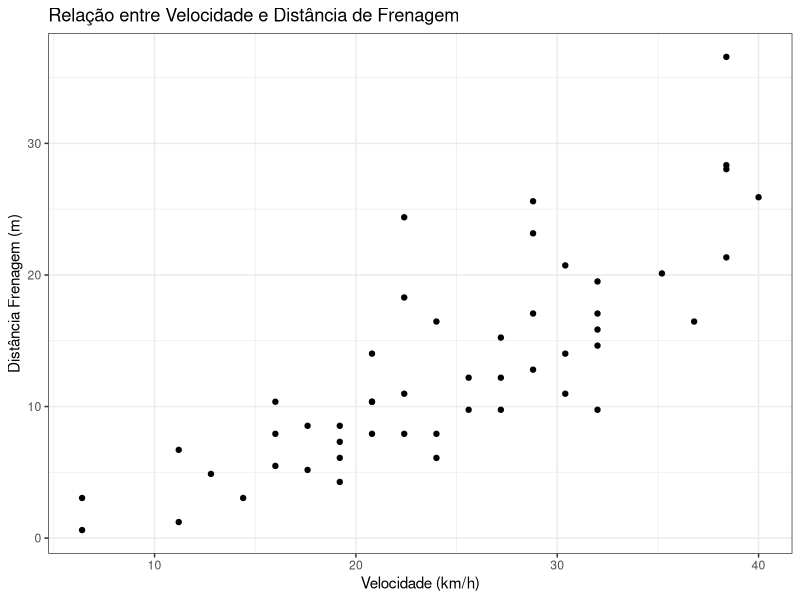
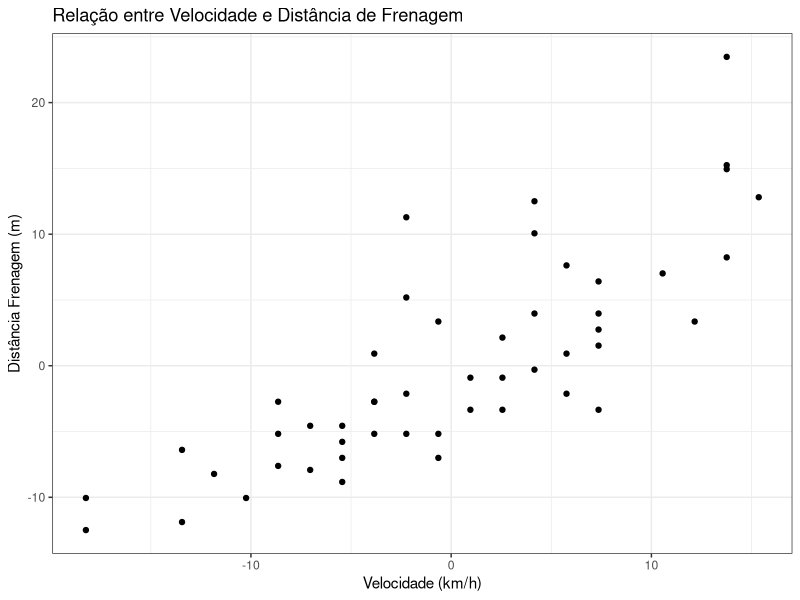
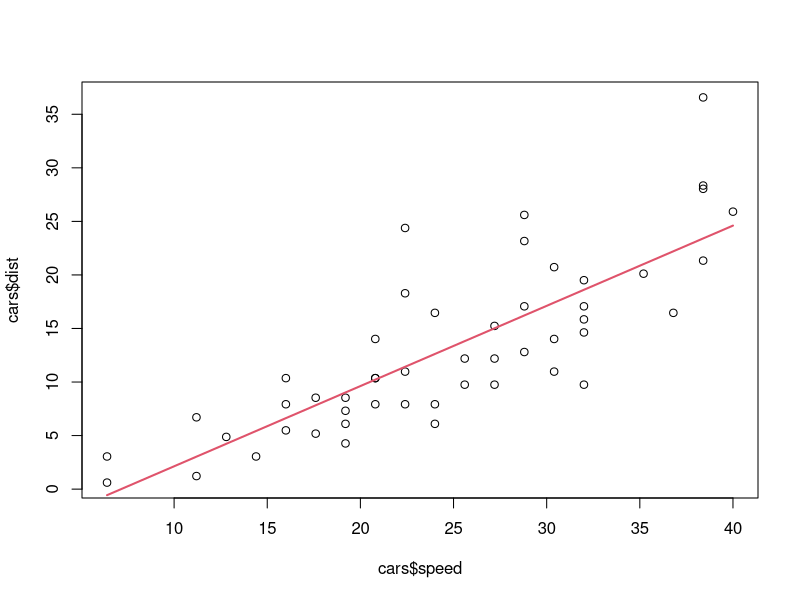
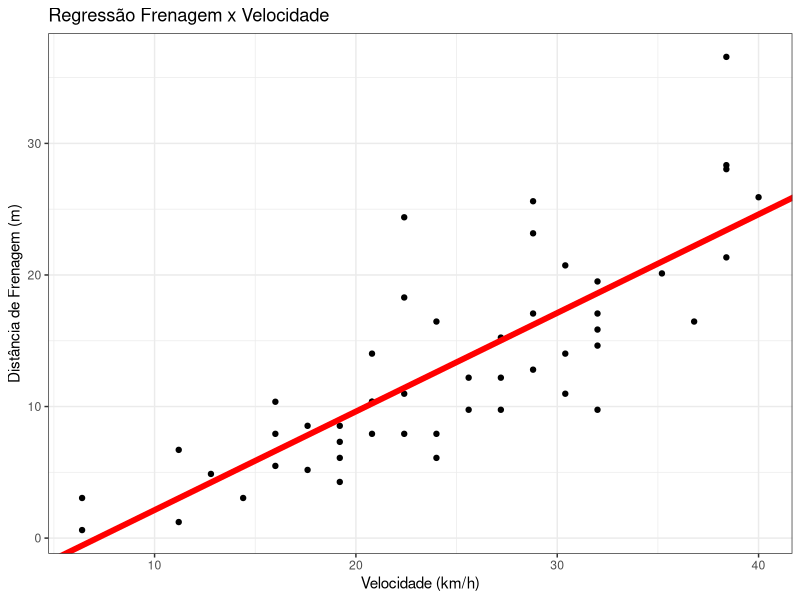
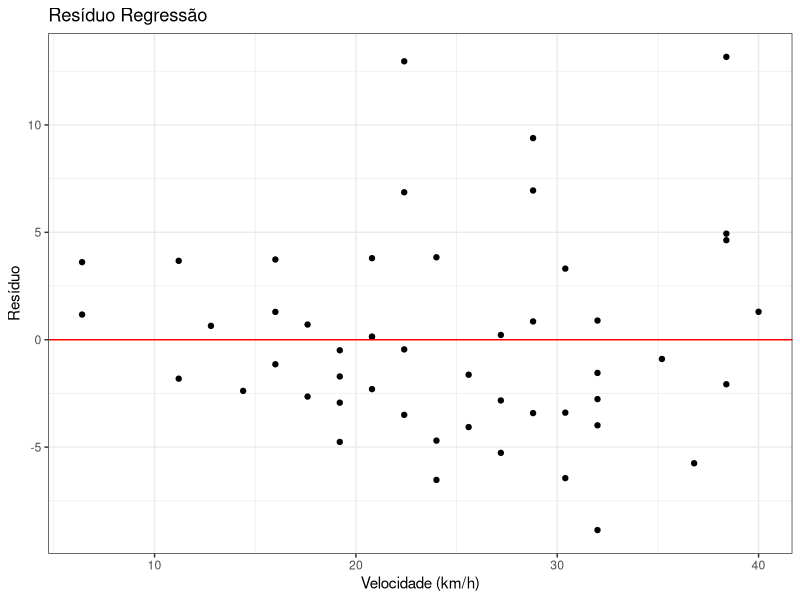

R code for these plots, in order:
## cars
head(cars)

## speed: velocidade veicular em mph
## dist: distancia de frenagem em 'ft'
library(tidyverse)
cars = cars %>% as_tibble %>% 
  mutate(speed = speed*1.6,
         dist = dist*0.3048)

cars %>% ggplot(aes(x=speed, y=dist)) +
  geom_point() + theme_bw() +
  xlab("Velocidade (km/h)") +
  ylab("Distância Frenagem (m)") +
  ggtitle("Relação entre Velocidade e Distância de Frenagem")

## sum ((xi-xbarra)*(yi-ybarra))
Sxy = with(cars, sum((dist-mean(dist))*(speed-mean(speed))))
Sxx = with(cars, sum((speed-mean(speed))^2))
b1 = Sxy/Sxx
b0 = with(cars, mean(dist)-b1*mean(speed))
## b0 + b1*speed

y = with(cars, dist-mean(dist))
x = with(cars, speed - mean(speed))
Sxy_cent = sum(x*y)
Sxx_cent = sum(x^2)
b1_cent = Sxy_cent/Sxx_cent
b0_cent = mean(y)-b1*mean(x)
cars %>% ggplot(aes(x=speed-mean(speed),
                    y=dist-mean(dist))) +
  geom_point() + theme_bw() +
  xlab("Velocidade (km/h)") +
  ylab("Distância Frenagem (m)") +
  ggtitle("Relação entre Velocidade e Distância de Frenagem")
## b0_cent + b1_cent*speed_cent
## 0.75*speed_cent

## y: metros
## mean(y): metros
## var(y): metros^2
## sd(y): metros
y_pad = (cars$dist-mean(cars$dist))/sd(cars$dist)
x_pad = with(cars, (speed-mean(speed))/sd(speed))
Sxy_pad = sum((x_pad-mean(x_pad))*(y_pad-mean(y_pad)))
Sxx_pad = sum((x_pad-mean(x_pad))^2)
b1_pad = Sxy_pad/Sxx_pad
b0_pad = mean(y_pad) - b1_pad*mean(x_pad)
with(cars, cor(speed, dist))
## 0.81*x_pad

fit = lm(dist ~ speed, data=cars)
summary(fit)

cars2 = cars %>% mutate(dist=(dist-mean(dist))/sd(dist),
                        speed=(speed-mean(speed))/sd(speed))
summary(lm(dist ~ speed, data=cars2))

###
b0
b1
y_chapeu = b0+b1*cars$speed
plot(cars$speed, cars$dist)
lines(cars$speed, y_chapeu, col=2, lwd=2)
cars$dist - y_chapeu
cars = cars %>%
  mutate(y_chapeu = b0 + b1*speed,
         rsd = dist - y_chapeu)

cars %>% 
  ggplot(aes(speed, dist)) +
  geom_point() +
  geom_abline(slope=b1, intercept=b0,
              size=2, colour="red") +
  theme_bw() +
  xlab("Velocidade (km/h)") +
  ylab("Distância de Frenagem (m)") +
  ggtitle("Regressão Frenagem x Velocidade")

cars %>% 
  ggplot(aes(speed, rsd)) +
  geom_point() +
  theme_bw() +
  xlab("Velocidade (km/h)") +
  ylab("Resíduo") +
  ggtitle("Resíduo Regressão") +
  geom_hline(yintercept = 0, colour="red")

library(car)
fit = lm(dist ~ speed, data=cars)
ncvTest(fit)
### H0: variância é constante 

summary(fit)
EQM = sum(cars$rsd^2)/(nrow(cars)-2)
## EQM estima a variancia sigma^2

cars
SQR = sum((cars$y_chapeu-mean(cars$dist))^2) ## 1
SQE = sum(cars$rsd^2) ## n-2
SQT = sum((cars$dist-mean(cars$dist))^2) ## n-1
R2 = SQR/SQT
QMR = SQR/1
QME = SQE/48
test_F = QMR/QME

var_b1 = QME/sum((cars$speed-mean(cars$speed))^2)
## (b1_chapeu - valor_h0)/dp(b1_chapeu)
## H0: b1 = 0
## H1: b1 <> 0
T_obs = (b1-0)/sqrt(var_b1)
## Prob(T > 9.46) + Prob(T < -9.46)
pt(abs(T_obs), df = 48, lower.tail = FALSE) +
  pt(-abs(T_obs), df = 48, lower.tail = TRUE)
2*pt(abs(T_obs), df = 48, lower.tail = FALSE)
